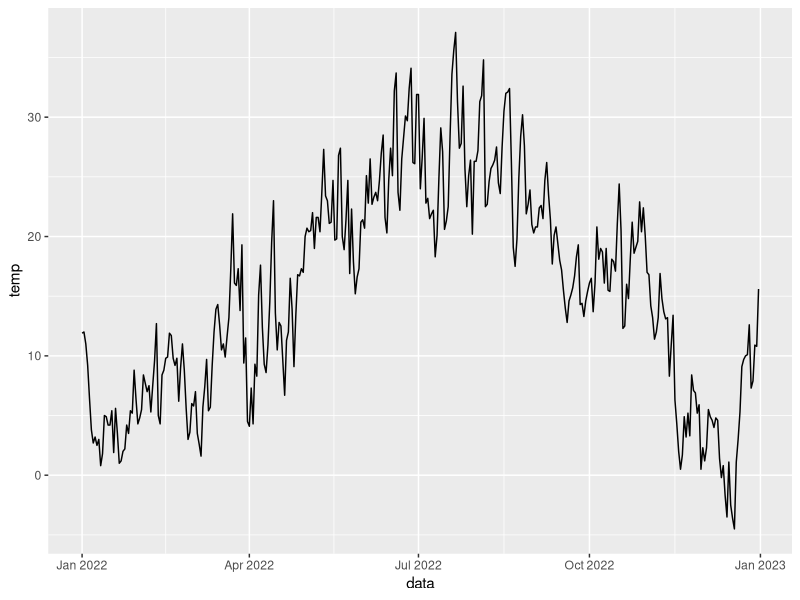
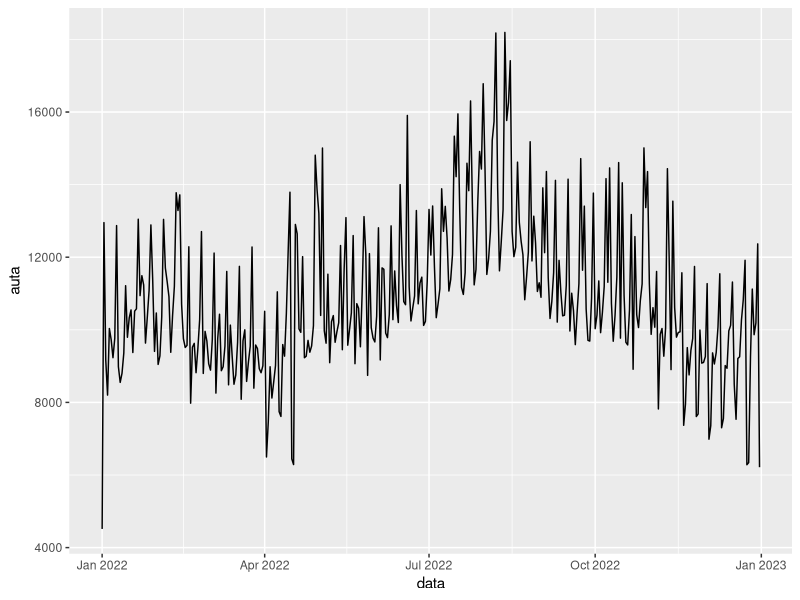

The R source for these figures, in order:
# materiały pomocnicze do Poradnika dla sponiewieranych Excelem
# sponiewierani.pl
#
# odcinek 11

library(tidyverse)
library(zoo)

setwd("c:/users/tomek/dane")
pogodawro <- read.csv("s_t_424_2022.csv", header = F)

pogodawro <- pogodawro %>% mutate ( 
    data = ymd_h( paste( V3, V4, V5, V6, sep="-") ),
    temp = V30) %>%
  group_by( data = as.Date.POSIXct(data)) %>%
  summarize(temp = max(temp) ) %>%
  ungroup

pogodawro %>%
  ggplot(aes(x=data, y=temp)) +
  geom_line()


ruch <- read.csv("scpr2022.csv", sep = ";" ) %>%
  filter(STACJA == 2012) %>%
  mutate(data = dmy(DATA), auta = SDRD) %>%
  select(data, auta)


ruch %>%
  ggplot(aes(x=data, y=auta)) +
  geom_line()


bind_cols(pogodawro, ruch)

bind_cols(pogodawro, ruch %>% select(auta) )



pogodawro20 <- pogodawro %>% 
  head(n=30) %>% 
  sample_n(20) %>% 
  mutate(zawartosc="temperatura") %>%
  rename(pomiar = temp)

ruch20 <- ruch %>%
  head(n=30) %>% 
  sample_n(20) %>% 
  mutate(zawartosc="ruch_aut") %>%
  rename(pomiar = auta)

sklejka <- bind_rows(pogodawro20, ruch20)

pivot_wider(sklejka, 
            names_from = zawartosc, 
            values_from = pomiar) 

full_join(pogodawro20, ruch20, by="data")

zlaczenie <- full_join(pogodawro20, ruch20, by="data") %>% arrange(data)

